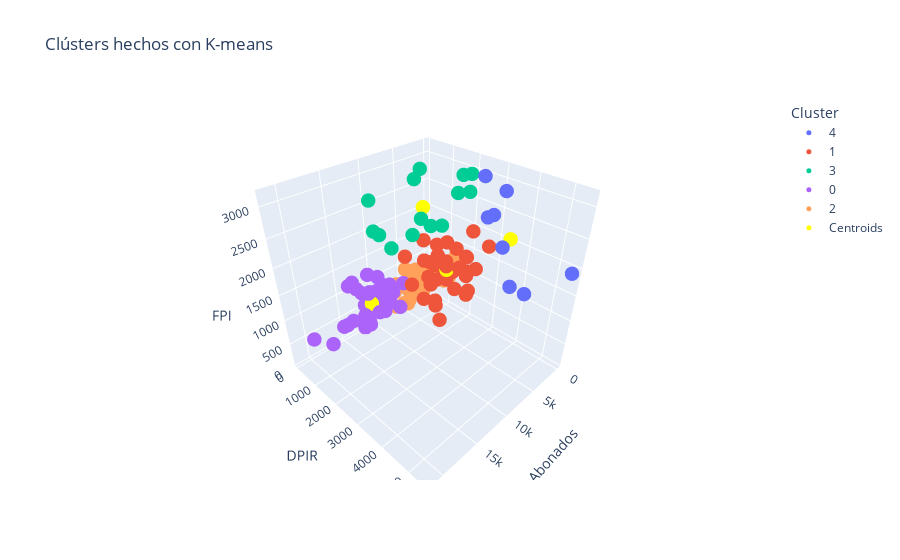

Write notebook code for a chart like this one.
### Code cell
fig = px.scatter_3d(dfK, x="Abonados", y="DPIR", z="FPI", color="Cluster", title='Clústers hechos con K-means')
fig.add_trace(go.Scatter3d(
    x=centers[:, 0],
    y=centers[:, 1],
    z=centers[:, 2],
    mode='markers',
    marker=dict(size=20, color='yellow'),
    name='Centroids'
))

fig.update_traces(
    textfont=dict(
        family="Arial",
        size=15,
        color="crimson"  
    ),
    marker=dict(
        size=5
    )
)
fig.show()

### Figure 1 — Plotly figure (JSON) as saved in the notebook; plotly's stock layout.template omitted (floating-point values rounded to 4 significant figures)
{"data": [{"hovertemplate": "Cluster=4<br>Abonados=%{x}<br>DPIR=%{y}<br>FPI=%{z}<extra></extra>", "legendgroup": "4", "marker": {"color": "#636efa", "size": 5, "symbol": "circle"}, "mode": "markers", "name": "4", "scene": "scene", "showlegend": true, "textfont": {"color": "crimson", "family": "Arial", "size": 15}, "type": "scatter3d", "x": [3756, 74, 373, 2916, 6181, 3796, 1659, 2762], "y": [3273, 5466, 4181, 4065, 3904, 3840, 3412, 2896], "z": [2597, 1917, 1188, 1485, 2881, 2209, 2952, 3147]}, {"hovertemplate": "Cluster=1<br>Abonados=%{x}<br>DPIR=%{y}<br>FPI=%{z}<extra></extra>", "legendgroup": "1", "marker": {"color": "#EF553B", "size": 5, "symbol": "circle"}, "mode": "markers", "name": "1", "scene": "scene", "showlegend": true, "textfont": {"color": "crimson", "family": "Arial", "size": 15}, "type": "scatter3d", "x": [2230, 8644, 6590, 4508, 4980, 2496, 5375, 8198, 6716, 5860, 10473, 6279, 8056, 292, 9000, 12534, 3937, 8121, 7065, 5310, 2685, 9574, 7199, 5556, 483, 4251, 4465, 2756, 3315, 603, 4801, 6226, 2955, 4424, 3952, 2386, 6121, 342], "y": [2688, 2112, 1863, 1645, 1147, 1552, 1524, 1182, 3344, 3111, 3016, 2910, 2818, 2754, 2660, 2649, 2644, 2621, 2581, 2542, 2413, 2330, 2200, 2182, 2152, 2048, 2008, 2004, 1991, 1990, 1712, 1671, 1668, 1526, 1661, 2074, 1995, 1993], "z": [1423, 1852, 1176, 1582, 1798, 1706, 1470, 1671, 1477, 1269, 1852, 1748, 1888, 1770, 1150, 1808, 1765, 763, 1854, 1182, 1621, 1230, 975, 1355, 1944, 1362, 1179, 1699, 1250, 985, 1609, 1260, 1288, 1347, 1315, 1305, 1970, 1059]}, {"hovertemplate": "Cluster=3<br>Abonados=%{x}<br>DPIR=%{y}<br>FPI=%{z}<extra></extra>", "legendgroup": "3", "marker": {"color": "#00cc96", "size": 5, "symbol": "circle"}, "mode": "markers", "name": "3", "scene": "scene", "showlegend": true, "textfont": {"color": "crimson", "family": "Arial", "size": 15}, "type": "scatter3d", "x": [7039, 9777, 1012, 8573, 10355, 11976, 10556, 12032, 5610, 2883, 1210, 797, 4772, 4777], "y": [2386, 2296, 2086, 1638, 1233, 981, 776, 893, 1617, 2441, 1818, 1553, 715, 964], "z": [2446, 2682, 2987, 2206, 1972, 2310, 2124, 2817, 2205, 2825, 2936, 2561, 2831, 3043]}, {"hovertemplate": "Cluster=0<br>Abonados=%{x}<br>DPIR=%{y}<br>FPI=%{z}<extra></extra>", "legendgroup": "0", "marker": {"color": "#ab63fa", "size": 5, "symbol": "circle"}, "mode": "markers", "name": "0", "scene": "scene", "showlegend": true, "textfont": {"color": "crimson", "family": "Arial", "size": 15}, "type": "scatter3d", "x": [17327, 11346, 14986, 9650, 17360, 11155, 10659, 9407, 14980, 12650, 11528, 11110, 13469, 14855, 12604, 8859, 12575, 13457, 15918, 18025, 12545, 21394, 11267, 9973, 10672, 15594, 13481, 10878, 9220, 11162, 16997, 11889, 11815, 15517, 8536, 12512], "y": [1563, 1336, 1316, 1302, 1274, 936, 901, 821, 798, 763, 763, 727, 676, 932, 780, 751, 1746, 1493, 1437, 1335, 1156, 1116, 1092, 910, 882, 825, 800, 77, 702, 201, 143, 138, 1232, 1734, 1161, 936], "z": [1152, 1162, 998, 754, 976, 1238, 791, 937, 1501, 1490, 1075, 1332, 1150, 1405, 1135, 853, 1204, 996, 994, 1016, 840, 972, 976, 860, 812, 1483, 932, 102, 1035, 111, 120, 75, 810, 1595, 1146, 999]}, {"hovertemplate": "Cluster=2<br>Abonados=%{x}<br>DPIR=%{y}<br>FPI=%{z}<extra></extra>", "legendgroup": "2", "marker": {"color": "#FFA15A", "size": 5, "symbol": "circle"}, "mode": "markers", "name": "2", "scene": "scene", "showlegend": true, "textfont": {"color": "crimson", "family": "Arial", "size": 15}, "type": "scatter3d", "x": [834, 6212, 4855, 779, 4929, 445, 5287, 4722, 3726, 1, 3034, 3904, 1305, 135, 1436, 6414, 7901, 2807, 2645, 6315, 6768, 5516, 3909, 7153, 5279, 6281, 2168, 5940, 4984, 2964, 4782, 4571, 5149, 4036, 6663, 5252, 6370], "y": [1283, 1099, 1087, 1051, 842, 817, 717, 672, 661, 656, 635, 1151, 1015, 1390, 845, 663, 654, 1522, 1458, 1445, 1268, 119, 1145, 925, 924, 845, 776, 78, 692, 686, 666, 236, 203, 175, 161, 786, 738], "z": [775, 1260, 775, 840, 840, 778, 741, 771, 733, 800, 1019, 1191, 771, 1220, 1117, 1167, 936, 909, 918, 879, 868, 76, 1227, 875, 896, 1166, 916, 74, 826, 1005, 788, 122, 161, 149, 529, 860, 752]}, {"marker": {"color": "yellow", "size": 5}, "mode": "markers", "name": "Centroids", "textfont": {"color": "crimson", "family": "Arial", "size": 15}, "type": "scatter3d", "x": [12927, 5230.0, 4202.0, 6526.0, 2690.0], "y": [965.4, 2184.0, 813.1, 1528.0, 3880.0], "z": [973.0, 1473.0, 803.5, 2568.0, 2297]}], "layout": {"legend": {"title": {"text": "Cluster"}, "tracegroupgap": 0}, "scene": {"domain": {"x": [0, 1], "y": [0, 1]}, "xaxis": {"title": {"text": "Abonados"}}, "yaxis": {"title": {"text": "DPIR"}}, "zaxis": {"title": {"text": "FPI"}}}, "title": {"text": "Clústers hechos con K-means"}}}
